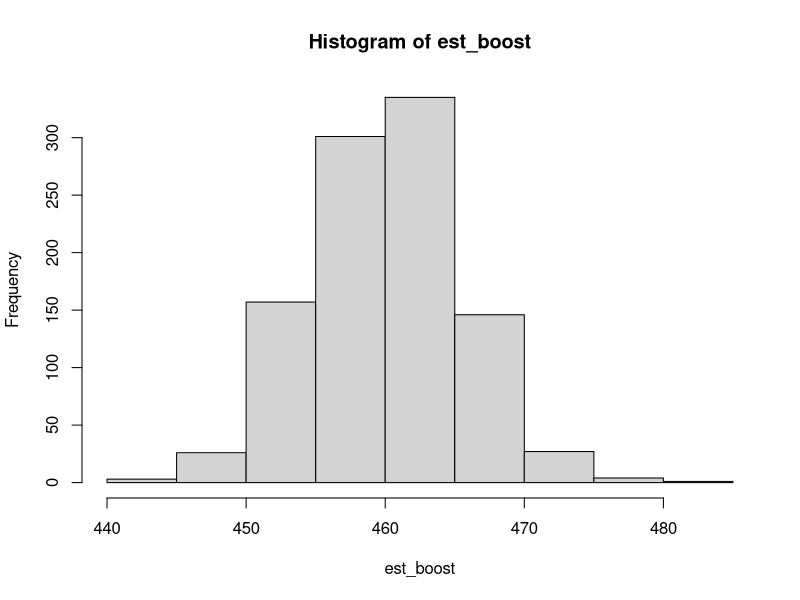
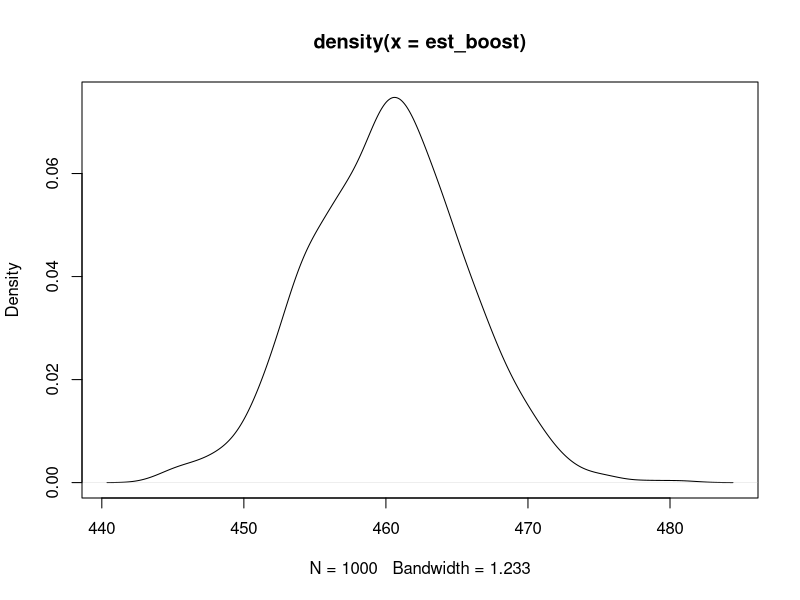
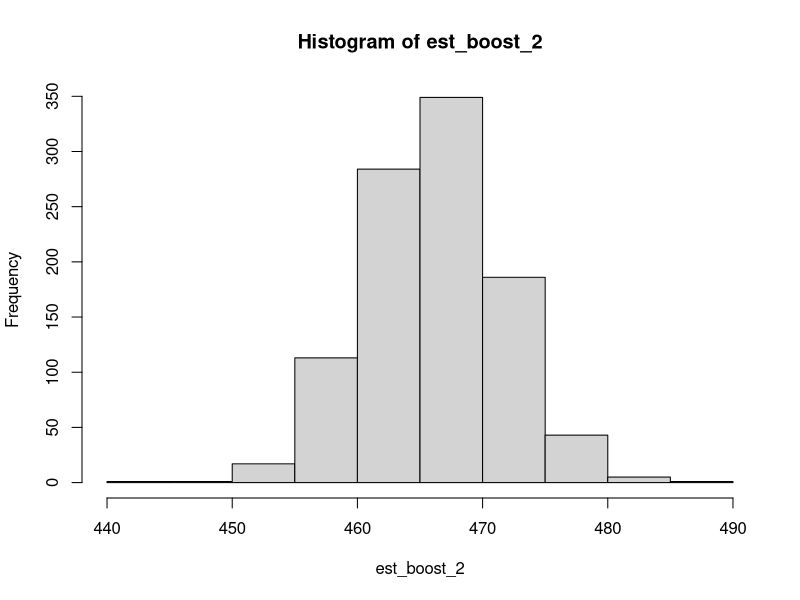
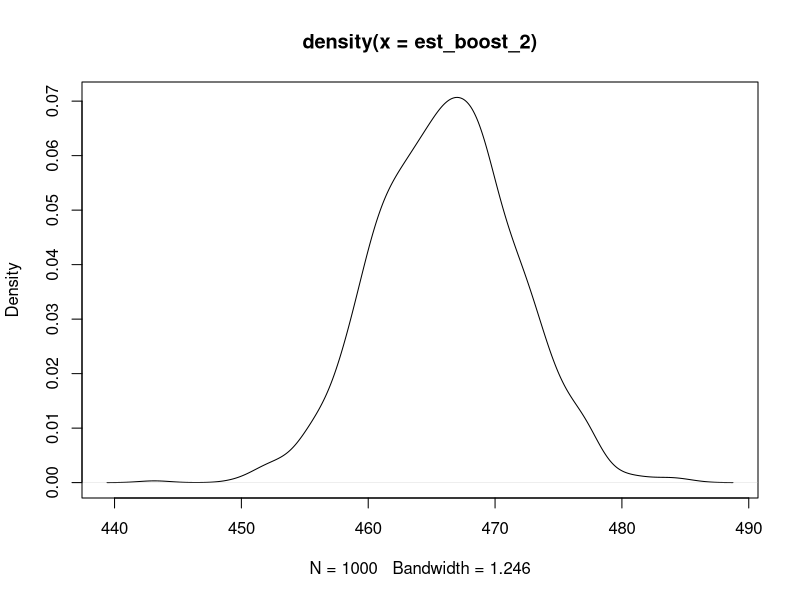
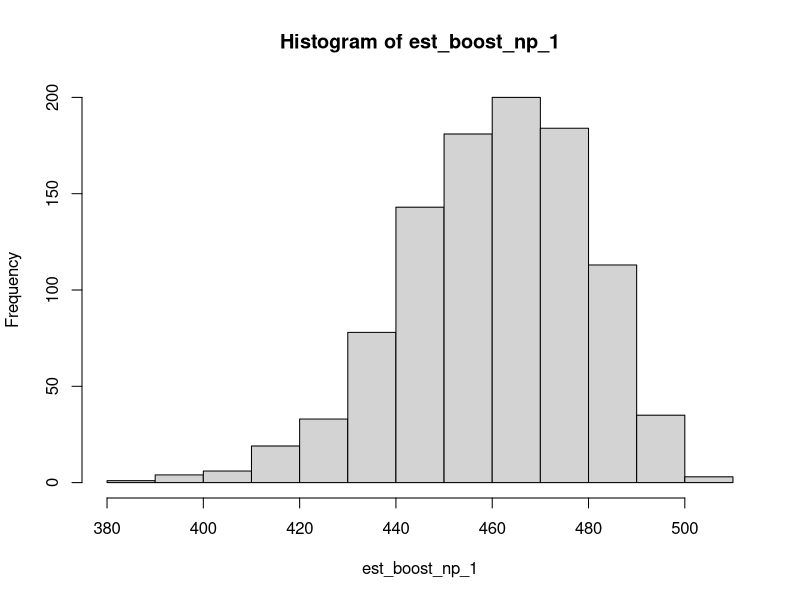
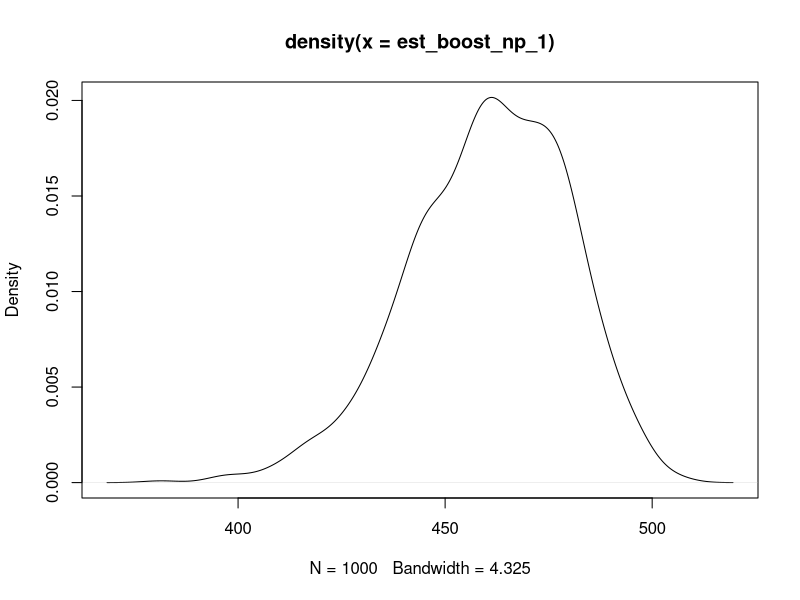
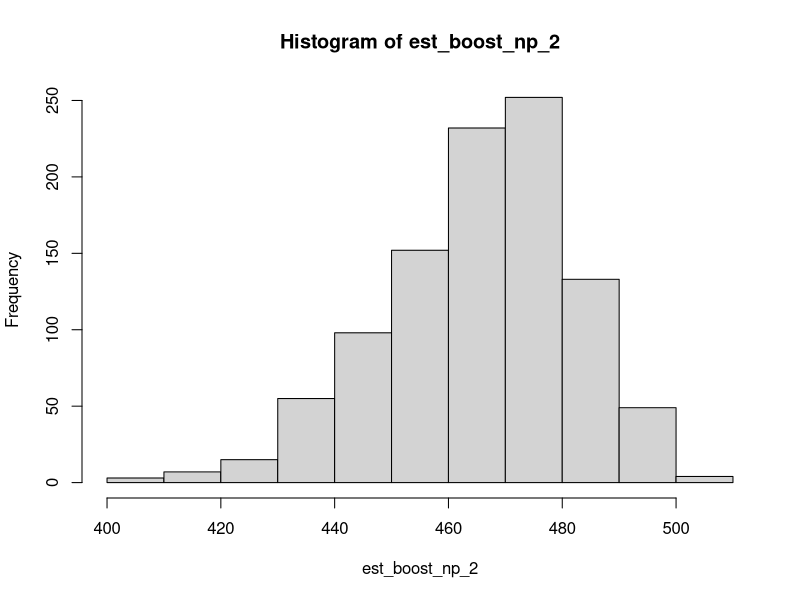
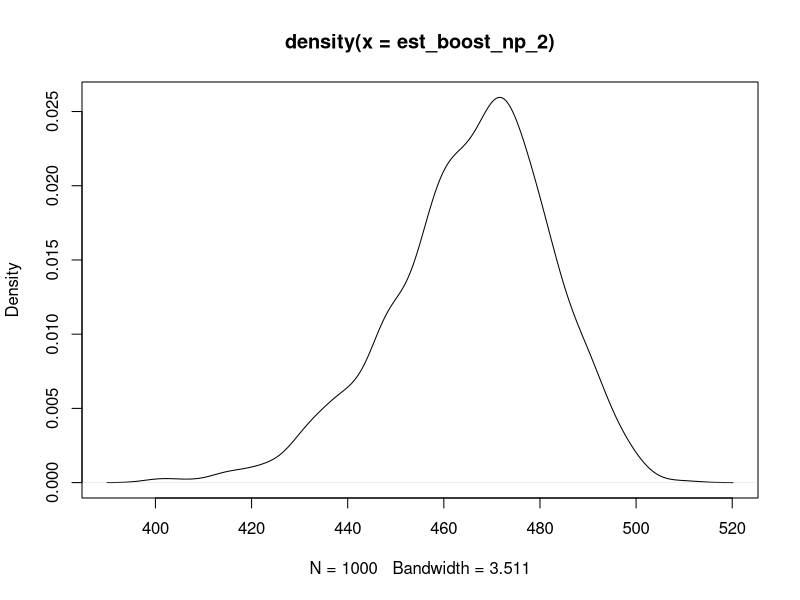

Write R code to recreate these figures, in order.
muestra <- c(500, 488, 426, 510, 450, 368, 508, 514, 426, 476, 512, 526, 444, 524, 236)
n <- 15
lambda1_obs <- mean(muestra)
B <- 1000
est_boost <- rep(NA, B)
for (i in 1:B) {
  x_boost <- rpois(n, lambda1_obs)
  lambda_boost <- mean(x_boost)
  est_boost[i] <- lambda_boost
}

hist(est_boost)
# Vemos que se parece a una normal
plot(density(est_boost))

# Veo el desvio estandar muestral y lo elevo al cuadrado
desvio_boost_lambda1 <- sd(est_boost)
varianza_boost_lambda1 <- desvio_boost_lambda1 **2
# Veamos la media muestral
media_boost_lambda1 <- mean(est_boost)

# Para lambda 2
lambda2_obs <- (-1 + sqrt(1 + (4 * mean(muestra ** 2))))/2
est_boost_2 <- rep(NA, B)
for (i in 1:B) {
  x_boost <- rpois(n, lambda2_obs)
  lambda_boost <- (-1 + sqrt(1 + (4 * mean(x_boost ** 2))))/2
  est_boost_2[i] <- lambda_boost
}

hist(est_boost_2)
# Vemos que se parece a una normal
plot(density(est_boost_2))

# Veo el desvio estandar muestral y lo elevo al cuadrado
desvio_boost_lambda2 <- sd(est_boost_2)
varianza_boost_lambda2 <- desvio_boost_lambda2 **2
# Veamos la media muestral
media_boost_lambda2 <- mean(est_boost_2)

# -----------------------------------
# NO PARAMETRICO
# lambda1
est_boost_np_1 <- rep(NA, B)
for(i in 1:B){
  xboot <- sample(muestra, n, replace = TRUE)
  est_boost_np_1[i] <- mean(xboot)
}

hist(est_boost_np_1)
# Vemos que se parece a una normal
plot(density(est_boost_np_1))

# Veo el desvio estandar muestral y lo elevo al cuadrado
desvio_boost_np_lambda1 <- sd(est_boost_np_1)
varianza_boost_np_lambda1 <- desvio_boost_np_lambda1 **2
# LA VARIANZA DIO MUCHO MAS ALTA!!!

# Veamos la media muestral
media_boost_np_lambda1 <- mean(est_boost_np_1)

# lambda2
est_boost_np_2 <- rep(NA, B)
for(i in 1:B){
  xboot <- sample(muestra, n, replace = TRUE)
  est_boost_np_2[i] <- (-1 + sqrt(1 + (4 * mean(xboot ** 2))))/2
}

hist(est_boost_np_2)
# Vemos que se parece a una normal
plot(density(est_boost_np_2))

# Veo el desvio estandar muestral y lo elevo al cuadrado
desvio_boost_np_lambda2 <- sd(est_boost_np_2)
varianza_boost_np_lambda2 <- desvio_boost_np_lambda2 **2
# LA VARIANZA DIO MUCHO MAS ALTA!!!

# Veamos la media muestral
media_boost_np_lambda2 <- mean(est_boost_np_2)

# -------------
# -------------
# EJERCICIO 2
tita_dado_equilibrado <- 1/2
muestra <- scan(what= numeric(), text="2 2 4 6 1 3 1 3 2 4 4 4 4 4 6 3 3 4 1 2 1 6 3 2 3 4 1 1 5 4 1 4 6 4 1 2 1 5 4 3 3 1 3 1 6 5 1 3 2 3 6 2 4 2 6 6 5 2 4 4 1 4 3 1 2 1 6 1 1 3 1 6 6 1 2 6 1 1 4 5 4 1 5 2 2 1 6 6 1 2 1 3 1 3 3 4 3 3 3 5")
n <- 100
B <- 5000
contar_pares <- function(vectorcito){
  tamaño <- length(vectorcito)
  cantidad_pares <- 0
  for(i in 1:tamaño){
    if(vectorcito[i]%%2 == 0){
      cantidad_pares <- cantidad_pares + 1
    }
  }
  return(cantidad_pares)
}
tita_hat <- contar_pares(muestra)/n

titas_boot <- rep(NA, B)

for (i in 1:B){
  xboost <- sample(muestra, 100, replace=TRUE)
  tita_boost <- contar_pares(xboost) / 100
  titas_boot[i] <- tita_boost
}

hist(titas_boot)
# Vemos que se parece a una normal
plot(density(titas_boot))

# Veo el desvio estandar muestral y lo elevo al cuadrado
desvio_boost_titas <- sd(titas_boot)
varianza_boost_titas <- desvio_boost_titas **2
# LA VARIANZA DIO MUCHO MAS ALTA!!!

# Veamos la media muestral
media_boost_titas <- mean(titas_boot)

# Hacemos los dos intervalos:
# Asumiendo normalidad
zalfa2 <- qnorm(0.975)
IC_n <- c(tita_hat - zalfa2 * desvio_boost_titas, tita_hat + zalfa2 * desvio_boost_titas)
# No asumiendo nada, intervalo boostrap percentil
inf <- quantile(titas_boot, 0.025)
sup <- quantile(titas_boot, 0.975)
IC_b <- c(inf,sup)

# Es equilibrado
